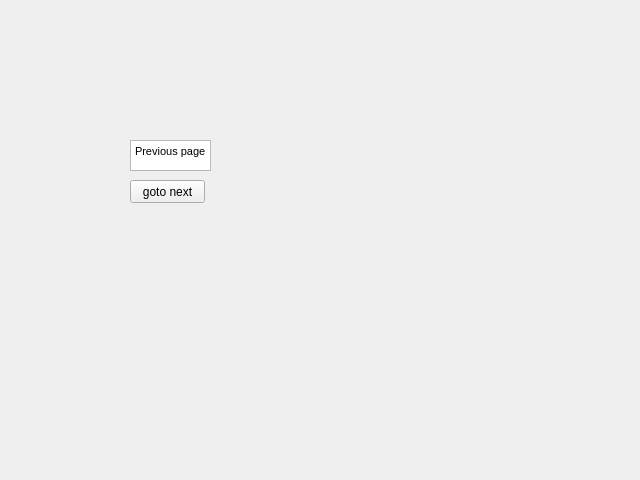
<?xml version="1.0" encoding="UTF-8"?>
<ui version="4.0">
 <class>Form</class>
 <widget class="QWidget" name="Form">
  <property name="geometry">
   <rect>
    <x>0</x>
    <y>0</y>
    <width>640</width>
    <height>480</height>
   </rect>
  </property>
  <property name="windowTitle">
   <string>Form</string>
  </property>
  <widget class="QTextBrowser" name="textBrowser">
   <property name="geometry">
    <rect>
     <x>130</x>
     <y>140</y>
     <width>81</width>
     <height>31</height>
    </rect>
   </property>
   <property name="html">
    <string>&lt;!DOCTYPE HTML PUBLIC &quot;-//W3C//DTD HTML 4.0//EN&quot; &quot;http://www.w3.org/TR/REC-html40/strict.dtd&quot;&gt;
&lt;html&gt;&lt;head&gt;&lt;meta name=&quot;qrichtext&quot; content=&quot;1&quot; /&gt;&lt;style type=&quot;text/css&quot;&gt;
p, li { white-space: pre-wrap; }
&lt;/style&gt;&lt;/head&gt;&lt;body style=&quot; font-family:'MS Shell Dlg 2'; font-size:8pt; font-weight:400; font-style:normal;&quot;&gt;
&lt;p style=&quot; margin-top:0px; margin-bottom:0px; margin-left:0px; margin-right:0px; -qt-block-indent:0; text-indent:0px;&quot;&gt;Previous page&lt;/p&gt;&lt;/body&gt;&lt;/html&gt;</string>
   </property>
  </widget>
  <widget class="QPushButton" name="pushButton">
   <property name="geometry">
    <rect>
     <x>130</x>
     <y>180</y>
     <width>75</width>
     <height>23</height>
    </rect>
   </property>
   <property name="text">
    <string>goto next</string>
   </property>
  </widget>
 </widget>
 <resources/>
 <connections/>
</ui>
